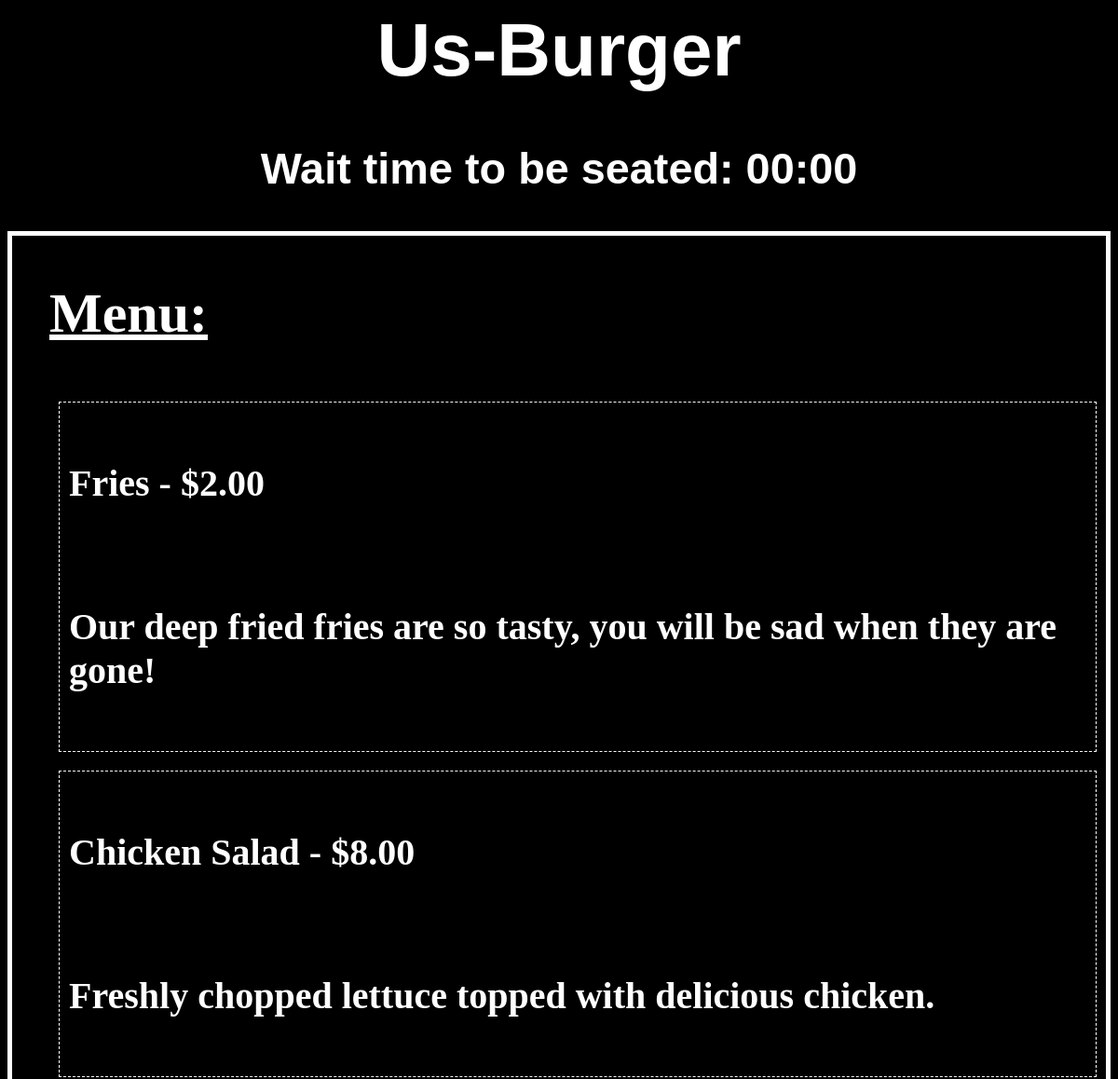
Page /restaurant/customerMenu/ (upper part) on the earlier database version.
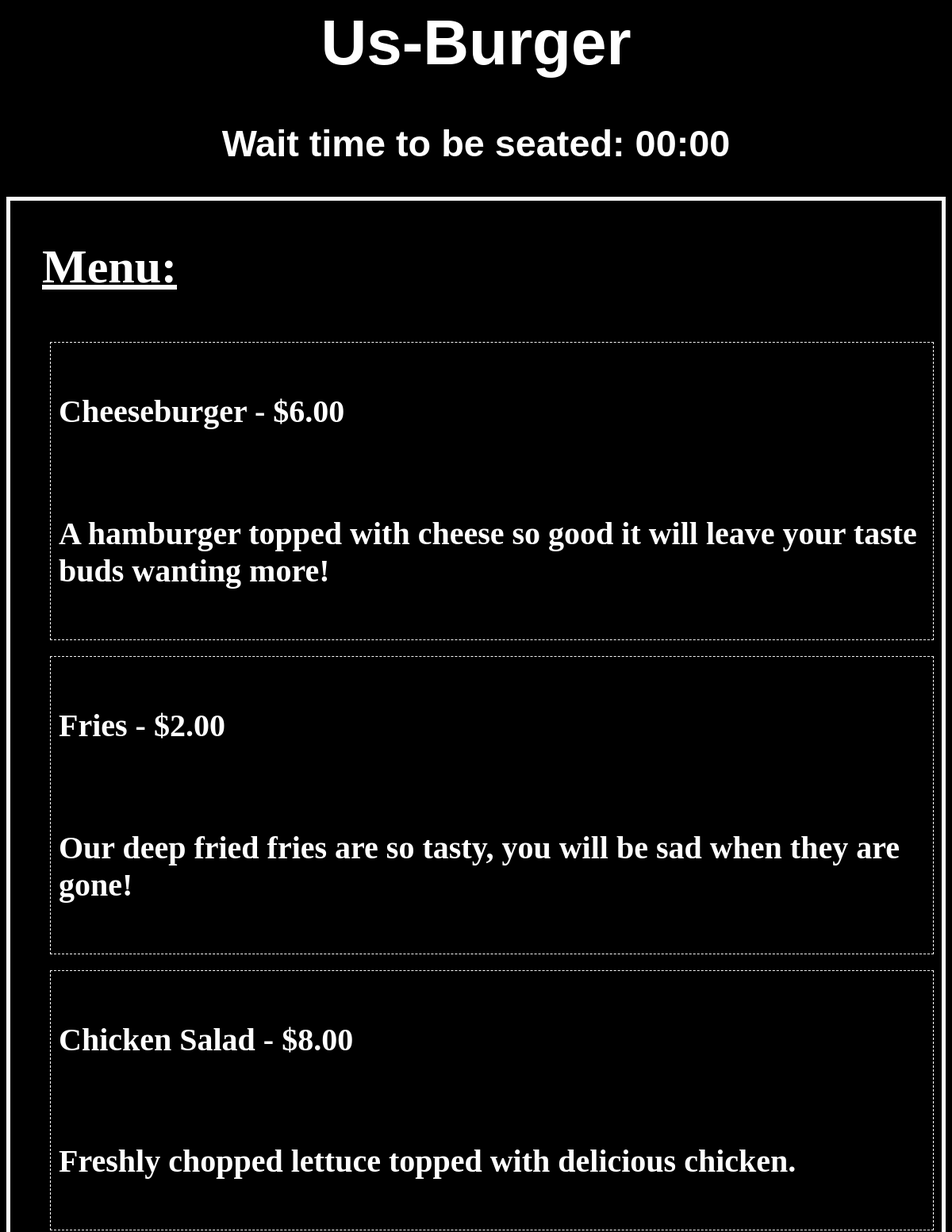
Same page on the later database version.
### restaurant/models.py (models this page shows, shortened)
class MenuItem(models.Model):
    available = models.BooleanField(True)
    name = models.CharField(max_length=30)
    price = models.DecimalField(max_digits=3, decimal_places=2)
    description = models.TextField()
    def __str__(self):
        self.check_availability()
        return "%s - $%s" % (self.name, str(self.price))
    def check_availability(self):
        for supply in self.supplyamt_set.all():
            if not supply.check_availability():
                self.available = False
                self.save()
                return
        self.available = True
        self.save()

class SupplyAmt(models.Model):
    supply = models.ForeignKey('SupplyItem', on_delete=models.PROTECT)
    item = models.ForeignKey('MenuItem', on_delete=models.CASCADE)
    amt = models.IntegerField()
    def check_availability(self):
        return self.supply.check_availability(self.amt)

class SupplyItem(models.Model):
    name = models.CharField(max_length=30)
    units = models.CharField(max_length=10)
    quantity = models.FloatField()
    def check_availability(self, amt):
        return self.quantity > amt

### restaurant/views.py (the view)
# urls.py: path('customerMenu/', views.customerMenu, name='customerMenu'),
def customerMenu(request):
    latest_menu = MenuItem.objects.filter(available=True)
    template = loader.get_template('restaurant/customerMenu.html')
    context = {
        'latest_menu': latest_menu
    }
    return HttpResponse(template.render(context, request))

### restaurant/templates/restaurant/customerMenu.html (shortened to what this page needs)
{% load static %}
<html lang=en>
	<head>
		<link rel="stylesheet" type="text/css" href="{% static 'css/style0.css' %}"/>
	</head>
	<body>
		<header>
			<h1>Us-Burger</h1>
			<h3>Wait time to be seated: 00:00</h3>
		</header>
		<main>
			<menu>
				<h2>Menu:</h2>
			    {% if latest_menu %}
                    {% for item in latest_menu %}
                        <menuitem>
                            <h4>{{ item }}</h4>
                            <h4>{{ item.description }}</h4>
                        </menuitem>
                    {% endfor %}
                {% else %}
                    <p>No menu items available</p>
                {% endif %}
			</menu>
		</main>
	</body>
</html>

### restaurant/static/css/style0.css (style rules this page uses)
header, footer { text-align: center; font-family: "Comic Sans MS", cursive, sans-serif; }
menu { display: flex; flex-direction: column; align-items: left; border: 5px solid white; }
menuitem { display: flex; flex-direction: column; margin: 10px 10px; border: 1px dashed white; padding: 10px 10px; }
menu > button, h3, a { align-self: right; margin: 10px 10px; }
body { background-color: black; color: white; font-size: 40px; }
h2 { text-decoration: underline; }

Differences in the rows shown:
now on this page (row edited): MenuItem: id+available+name "Cheeseburger - $6.00", description "A hamburger topped with cheese so good it will leave your taste buds wanting more!"
